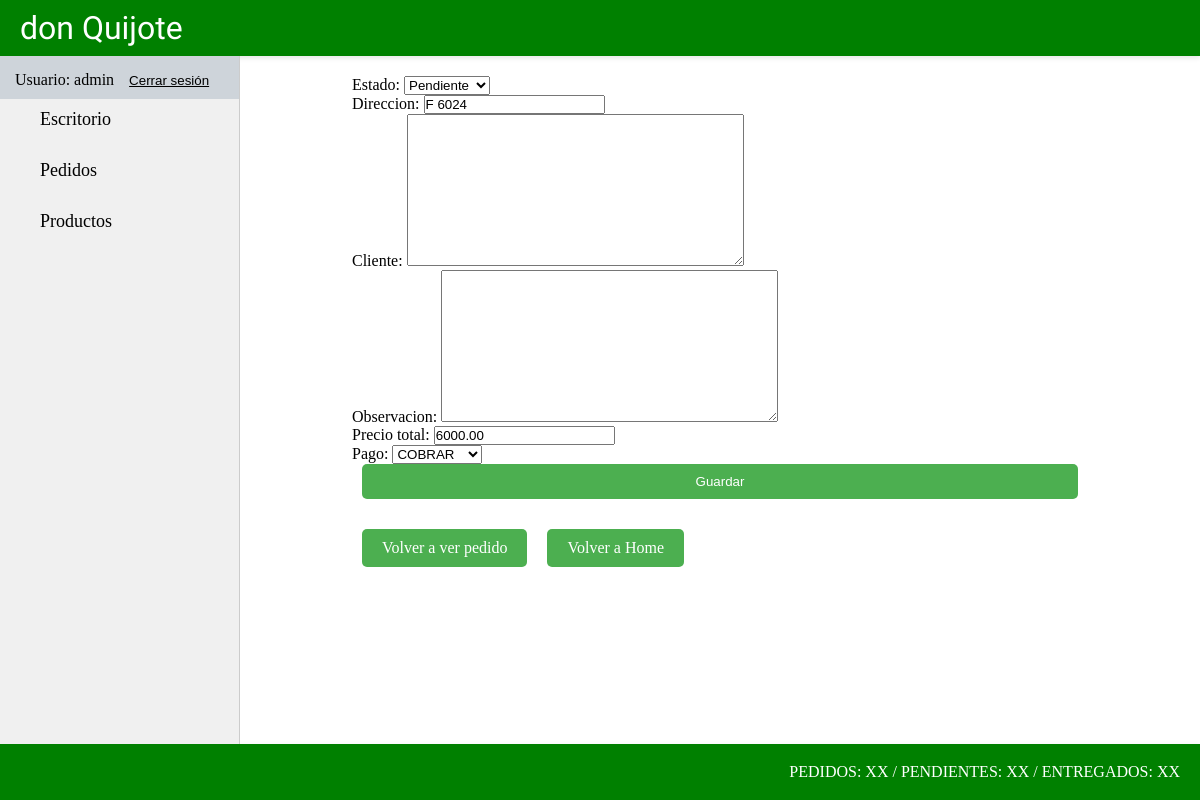
/pedido/pedido/update/12 (signed in), run on the app's committed database.
### pedido/models.py (models this page shows, shortened)
class Pedido(models.Model):
    ESTADO_CHOICES = [
        ('Entregado', 'Entregado'),
        ('Pendiente', 'Pendiente'),
        ('Cancelado', 'Cancelado')
    ]
    PAGO_CHOICES = [
        ('Efectivo', 'P. EFECT'),
        ('Transferencia', 'P. TRANSF'),
        ('Debito', 'P. DEBITO'),
        ('Cobrar', 'COBRAR')
    ]
    estado = models.CharField(max_length=10, choices=ESTADO_CHOICES, default='Pendiente')
    hora = models.TimeField(editable=False)
    direccion = models.CharField(max_length=100)
    cliente = models.TextField(max_length=100, blank=True, null=True)
    observacion = models.TextField(max_length=100, blank=True, null=True)
    precio_total = models.DecimalField(max_digits=10, decimal_places=2, default=0.00)
    pago = models.CharField(max_length=13, choices=PAGO_CHOICES, default='Cobrar')

### pedido/views.py (the view)
# urls.py: path("pedido/update/<int:pk>", views.PedidoUpdate.as_view(), name="pedido_update"),
class PedidoUpdate(LoginRequiredMixin, UpdateView):
    model = models.Pedido
    form_class = forms.PedidoForm
    success_url = reverse_lazy("pedidos:home")

### pedido/forms.py
class PedidoForm(forms.ModelForm):
    class Meta:
        model = Pedido
        fields = "__all__"

### pedido/templates/pedido/pedido_form.html (shortened to what this page needs)
{% extends 'core/base.html' %}
{% block section %}
    <form class="form-container" action="" method="post">
        {{ form }}
        <button class="link-crud-productos" type="submit">Guardar</button>
    </form>
    <div class="container-link-crud-productos">
        <a class="link-crud-productos" href="{% url 'pedidos:home' %}">Volver a ver pedido</a>
        <a class="link-crud-productos" href="{% url 'core:home' %}">Volver a Home</a>
    </div>
{% endblock section %}

### core/templates/core/components/navbar.html (shortened to what this page needs)
<nav class="container-nav">
    <ul class="list-app">
        {% if user.is_authenticated %}
            <div class="usuario-logout">
                <li class="list-link"><a>Usuario: {{ user.username }}</a></li>
                <li>
                    <form action="{% url 'core:logout' %}" method="post">
                        <button type="submit" class="btn-logout"><u>Cerrar sesión</u></button>
                    </form>
                </li>
            </div>
            <li class="list-link"><a class="link-app" href="{% url 'core:home' %}">Escritorio</a></li>
            <li class="list-link"><a class="link-app" href="{% url 'pedidos:pedido_list' %}">Pedidos</a></li>
            <li class="list-link"><a class="link-app" href="{% url 'producto:home' %}">Productos</a></li>
        {% else %}
            <li class="list-link"><a class="link-app" href="{% url 'core:login' %}">Login</a></li>
        {% endif %}
    </ul>
</nav>

### core/static/core/css/styles.css (style rules this page uses)
* { padding: 0; margin: 0; box-sizing: border-box; }
.container-nav { width: 20%; height: 86vh; background-color: #f0f0f0; float: left; overflow-y: auto; border-right: 1px solid #ccc; }
.list-app { list-style: none; padding: 0; }
.list-link { margin-bottom: 10px; }
.link-app { color: #000; text-decoration: none; font-size: 18px; display: block; padding: 10px 40px; transition: background-color 0.3s ease; }
.container-link-crud-productos { display: flex; margin-left: 10%; margin-top: 30px; margin-bottom: 60px; }
.link-crud-productos { display: inline-block; text-decoration: none; background-color: #4CAF50; color: white; padding: 10px 20px; margin: 0 10px; border: none; border-radius: 5px; transition: background-color 0.3s; }
.form-container { width: 80%; margin-left: 10%; display: flex; flex-direction: column; }
.usuario-logout { display: flex; column-gap: 15px; padding-left: 15px; padding-top: 15px; background-color: #ced4da; }
.btn-logout { border: none; background-color: #ced4da; }

### data on the page
Pedido: estado "Pendiente", direccion "F 6024", precio_total "6000.00", pago "COBRAR"

### other printed values
{{ user.username }} "admin"
